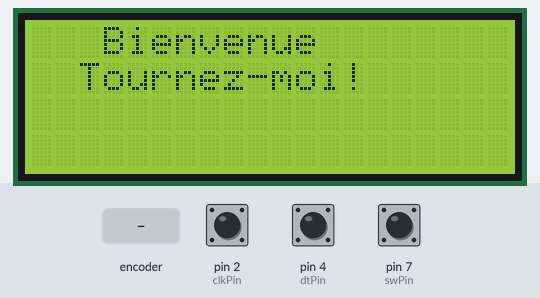
Simulated run of this sketch. Board: Arduino Uno, built with avr-gcc and run on an emulated ATmega328P. On the bench: 20×4 character LCD. The test bench sets the inputs (shaded band); at power-on: pin 7 (swPin) HIGH, pin 2 (clkPin) HIGH, pin 4 (dtPin) HIGH. What the sketch prints to the serial monitor is not drawn.

Above: at 1.2 s.
1.3 s: rotary encoder on pin 2 (clkPin) / pin 4 (dtPin) turned 3 steps (first pin leading)
At 2.6 s:
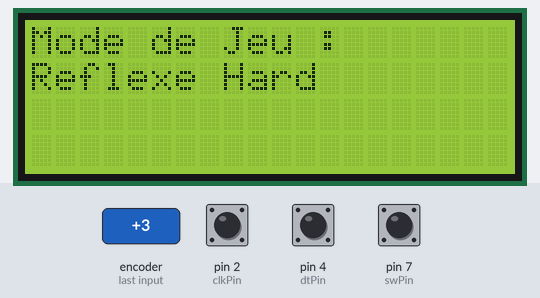
3.4 s: pin 7 (swPin) pulled LOW for 0.15 s
At 4.2 s:
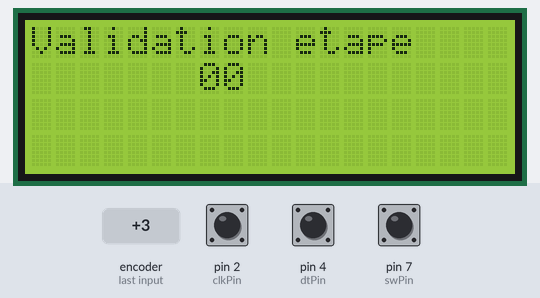
5.0 s: pin 7 (swPin) pulled LOW for 1 s
At 7.9 s:
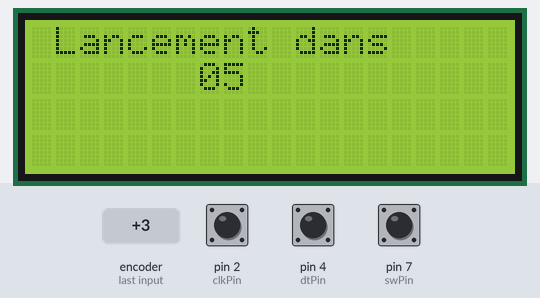
Timing chart, 0 to 9.4 s (numbered marks = the images above; inputs shaded):
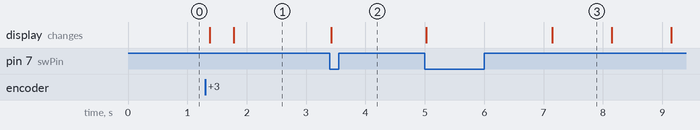

The sketch:

Fusion_score_timer_selecteur.ino
```cpp
 #include <Wire.h>
#include <LiquidCrystal_I2C.h>

LiquidCrystal_I2C lcd(0x27, 20, 4);

//Parametres pour l'encodeur rotatif
const int clkPin  = 2;
const int dtPin   = 4;
const int swPin   = 7;

//Variables pour l'encodeur rotatif
int rotVal  = 0;
bool clkState  = LOW;
bool clkLast  = HIGH;
bool swState  = HIGH;
bool swLast   = HIGH;

//Variables pour la fonction: readRotaty
int choix_mode = 0;
int temps = 0;
int etape = 0;
bool blocage_bouton = HIGH;

//Variables pour la fonction: Timer
int tSec = 15;
int tMin = 1;
unsigned long timeInit=0;
unsigned long intervalleTemps = 1000;
unsigned long initialeTemps = 0;
unsigned long previousMillis = 0;
unsigned long currentMillis = 0;


void setup() {
  // Initialisation de l'afficheur
  lcd.init();
  lcd.backlight();
  lcd.setCursor(3,0);
  lcd.print("Bienvenue");
  lcd.setCursor(2,1);
  lcd.print("Tournez-moi!");

  //Initialisation Serial
  Serial.begin(9600);
  Serial.println(F("Initialize System"));

  //Initialisation encodeur rotatif
  pinMode(clkPin,INPUT);
  pinMode(dtPin,INPUT);
  pinMode(swPin,INPUT_PULLUP);
}


void loop() {
  //Post gameplay
  readRotary();

  //Transition entre temps choisit par le joueur
  //et le temps que va durer la partie
  if (etape == 4){
    lcd.clear();
    if (temps == 0){
      tSec = 30;
      tMin = 0;
    }
    if (temps == 1){
      tSec = 45;
      tMin = 0;
    }
    if (temps == 2){
      tSec = 0;
      tMin = 1;
    }
    timeInit=timeToCounter(tMin,tSec);
    etape = 5;
  }

  //Etape 5 : le jeu est lancé
  if (etape==5){
    Serial.println(tSec);//ok
    Serial.println(etape);
    //Fonctions qui affichent le Timer
    //et le score selon le mode de jeu !!Par encore dissocié!!
    codeScore();
    codeTimer();
  }

}


void readRotary( ) {
  //Etape 1 : mode de jeu
  if (etape==0){
    // Gestion position
    clkState = digitalRead(clkPin);
    if ((clkLast == LOW) && (clkState == HIGH)) { //rotary moving
        Serial.print("Mode de jeu : ");
        if (digitalRead(dtPin) == HIGH) {
            rotVal = rotVal - 1;
            if ( rotVal < 0 ) {
                rotVal = 3;
            }
        }
        else {
            rotVal++;
            if ( rotVal > 3 ) {
                rotVal = 0;
            }
        }

        // Selection mode de jeu en tournant l'encodeur rotatif
        if (rotVal==0) {
            Serial.println("Reflexe Facile");
            lcd.clear();
            lcd.setCursor(0,0);
            lcd.print("Mode de Jeu :");
            lcd.setCursor(0,1);
            lcd.print("Reflexe Easy");
        }
        if (rotVal==1) {
            Serial.println("Reflexe Moyen");
            lcd.clear();
            lcd.setCursor(0,0);
            lcd.print("Mode de Jeu :");
            lcd.setCursor(0,1);
            lcd.print("Reflexe Normal");
        }
        if (rotVal==2) {
            Serial.println("Reflexe Difficile");
            lcd.clear();
            lcd.setCursor(0,0);
            lcd.print("Mode de Jeu :");
            lcd.setCursor(0,1);
            lcd.print("Reflexe Hard");
        }
        if (rotVal==3) {
            Serial.println("Simon");
            lcd.clear();
            lcd.setCursor(0,0);
            lcd.print("Mode de Jeu :");
            lcd.setCursor(0,1);
            lcd.print("Simon");
        }
        choix_mode = rotVal;
        delay(200);
    }
  }


  // Etape 2 : reglage du temps
  if (etape==1 && choix_mode != 3){  // Le Simon n'aura pas besoin de temps
    // gestion position
    clkState = digitalRead(clkPin);
    if ((clkLast == LOW) && (clkState == HIGH)) {//rotary moving
        Serial.print("Temps de jeu : ");
        lcd.setCursor(0,0);
        lcd.print("Temps de Jeu :  ");
        if (digitalRead(dtPin) == HIGH) {
            rotVal = rotVal - 1;
            if ( rotVal < 0 ) {
                rotVal = 2;
            }
        }
        else {
            rotVal++;
            if ( rotVal > 2 ) {
                rotVal = 0;
            }
        }

        if (rotVal==0) {
            Serial.println("00:30");
            lcd.setCursor(4,1);
            lcd.print("00:30");
        }
        if (rotVal==1) {
            Serial.println("00:45");
            lcd.setCursor(4,1);
            lcd.print("00:45");
        }
        if (rotVal==2) {
            Serial.println("01:00");
            lcd.setCursor(4,1);
            lcd.print("01:00");
        }
        temps = rotVal;
        delay(200);
    }
  }


  // Etape 3 : verification, Serial uniquement
  if (etape==2){
    Serial.println("Pret à jouer");
    Serial.print("Mode de jeu : ");
    if (choix_mode==0){Serial.print("Reflexe Facile");}
    if (choix_mode==1){Serial.print("Reflexe Moyen");}
    if (choix_mode==2){Serial.print("Reflexe Difficile");}
    if (choix_mode==3){Serial.print("Simon");}
    Serial.print(" / Temps de jeu : ");
    if (temps==0){Serial.println("00:30");}
    if (temps==1){Serial.println("00:45");}
    if (temps==2){Serial.println("01:00");}
    etape = 3;
    blocage_bouton = LOW;
    delay(2000);
  }

  // Etape 4 : preparation avant lancement
  if (etape==3){
      lcd.clear();
      lcd.setCursor(1,0);
      lcd.print("Lancement dans");
      for(int i=5; i>0; i--){
          lcd.setCursor(7,1);
          lcd.print("0");
          lcd.setCursor(8,1);
          lcd.print(i);
          delay(1000);
      }
     etape = 4;
  }

  //Partie qui fait fonctionner
  //le "click" de l'encodeur rotatif
  clkLast = clkState;
  swState = digitalRead(swPin);
  if (swState == LOW && swLast == HIGH && blocage_bouton==HIGH) {
      lcd.clear();
      lcd.setCursor(0,0);
      lcd.print("Validation etape");
      lcd.setCursor(7,1);
      lcd.print("0");
      lcd.print(etape);
      Serial.print("Validation de l'étape :");
      Serial.println(etape);
      etape += 1;
      delay(100);//debounce
  }
  swLast = swState;
}


void codeScore(){
  // Score
  lcd.setCursor(0, 0);
  lcd.print("Score: ");
}


void codeTimer(){
  //Envoie du temps choisit par le joueur
  //à la fonction qui calcule
  counterToTime(timeInit);

  //Affichage Timer normal
  if(timeInit != 0){
    //Affichage de base
    lcd.setCursor(0,1);
    lcd.print("Temps: ");
    lcd.setCursor(8,1);
    lcd.print(":");

    //Affichage min
    lcd.setCursor(7, 1);
    lcd.print(tMin);

    //Affichage sec, problème de décalage des sec inférieures à 10
    if (tSec > 9){
      lcd.setCursor(9, 1);
      lcd.print(tSec);
    }

    else{
      lcd.setCursor(9, 1);
      lcd.print(0);
      lcd.setCursor(10, 1);
      lcd.print(tSec);
    }

    //Faire passer 1sec
    currentMillis = millis();
    if (currentMillis - previousMillis > intervalleTemps){
      previousMillis = currentMillis;
      timeInit = timeInit-1;
      initialeTemps += intervalleTemps;
    }
   }

   //Timer arrivé à la fin
   if (timeInit==0) {
    lcd.clear();
    lcd.setCursor(0, 0);
    lcd.print("Fin de la partie");
    lcd.setCursor(0, 1);
    lcd.print("A bientot, Merci");
    etape = 6;
   }
}


//Conversion en sec du Timer
int timeToCounter(int m,int s){
  return m*60+s;
}


//Fonction de calcule du temps choisit
void counterToTime(long cnt){
  tMin = (cnt%3600)/60;
  tSec = ((cnt%3600)%60);
}
```

Measured:
- after the input at 1.3 s, the display: first changes after 0.08 s (image 1 shows a later state)
- after the input at 3.4 s, the display: changes at once (image 2)
- after the input at 5.0 s, the display: first changes at once (image 3 shows a later state)
- what the display in image 3 shows lasts 1.1 s, from 7.1 s to 8.2 s
